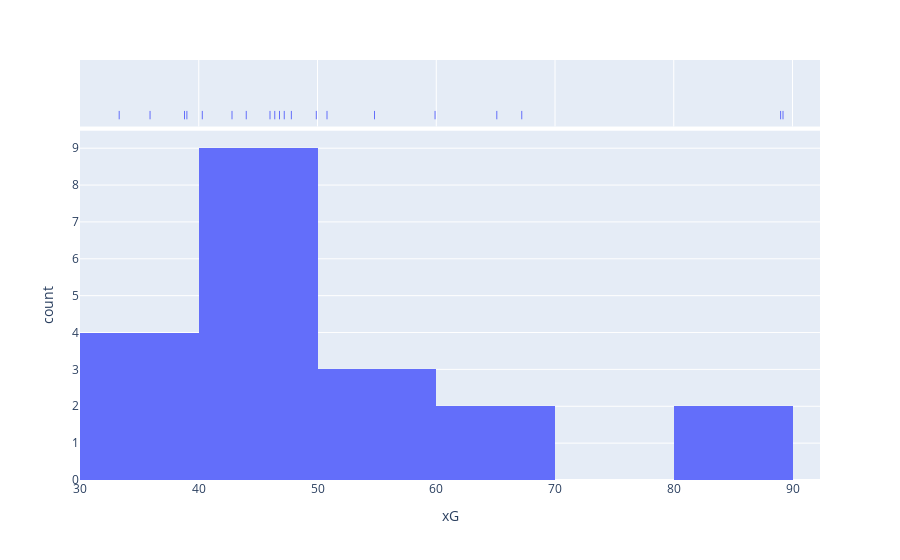

The notebook cell saved with this chart:
### Markdown cell above
### Histograma

### Code cell
import plotly.express as px

fig = px.histogram(pl_table, x='xG', marginal = 'rug')
fig.show()

### Figure 1 — Plotly figure (JSON) as saved in the notebook; plotly's stock layout.template omitted (floating-point values rounded to 4 significant figures)
{"data": [{"alignmentgroup": "True", "bingroup": "x", "hovertemplate": "xG=%{x}<br>count=%{y}<extra></extra>", "legendgroup": "", "marker": {"color": "#636efa", "pattern": {"shape": ""}}, "name": "", "offsetgroup": "", "orientation": "v", "showlegend": false, "type": "histogram", "x": [89, 89.2, 67.2, 65.1, 59.9, 54.8, 49.9, 50.8, 46, 35.9, 40.3, 46.4, 47.8, 44, 46.8, 42.8, 47.2, 39, 38.8, 33.3], "xaxis": "x", "yaxis": "y"}, {"alignmentgroup": "True", "boxpoints": "all", "fillcolor": "rgba(255,255,255,0)", "hoveron": "points", "hovertemplate": "xG=%{x}<extra></extra>", "jitter": 0, "legendgroup": "", "line": {"color": "rgba(255,255,255,0)"}, "marker": {"color": "#636efa", "symbol": "line-ns-open"}, "name": "", "offsetgroup": "", "showlegend": false, "type": "box", "x": [89, 89.2, 67.2, 65.1, 59.9, 54.8, 49.9, 50.8, 46, 35.9, 40.3, 46.4, 47.8, 44, 46.8, 42.8, 47.2, 39, 38.8, 33.3], "xaxis": "x2", "yaxis": "y2"}], "layout": {"barmode": "relative", "legend": {"tracegroupgap": 0}, "margin": {"t": 60}, "xaxis": {"anchor": "y", "domain": [0, 1], "title": {"text": "xG"}}, "xaxis2": {"anchor": "y2", "domain": [0, 1], "matches": "x", "showgrid": true, "showticklabels": false}, "yaxis": {"anchor": "x", "domain": [0, 0.8316], "title": {"text": "count"}}, "yaxis2": {"anchor": "x2", "domain": [0.8416, 1], "matches": "y2", "showgrid": false, "showline": false, "showticklabels": false, "ticks": ""}}}
